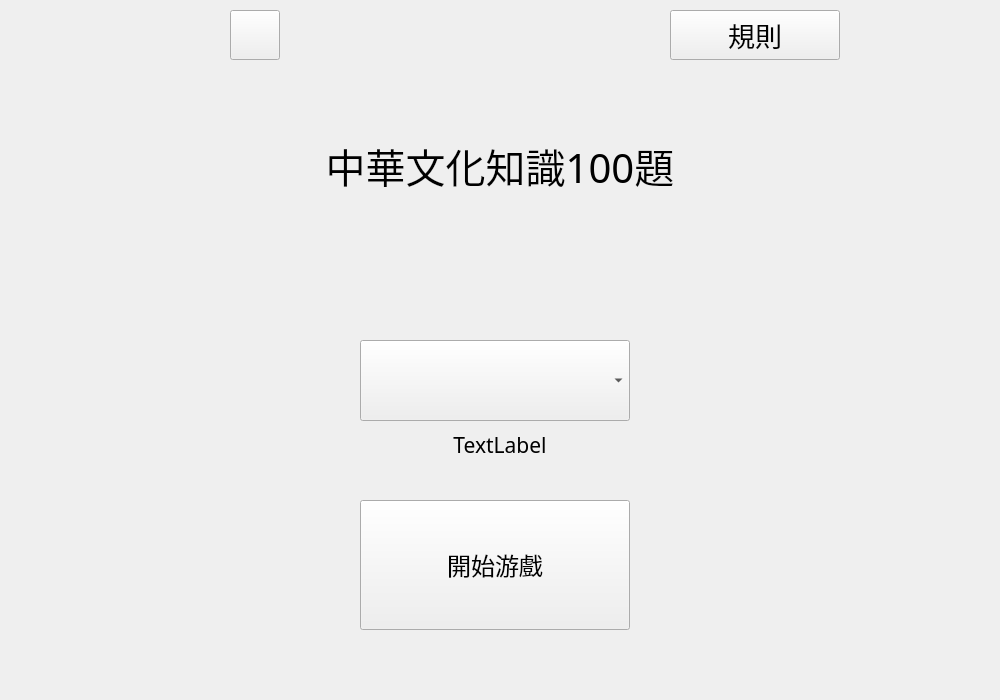
<?xml version="1.0" encoding="UTF-8"?>
<ui version="4.0">
 <class>IntroWidget</class>
 <widget class="QWidget" name="IntroWidget">
  <property name="geometry">
   <rect>
    <x>0</x>
    <y>0</y>
    <width>1000</width>
    <height>700</height>
   </rect>
  </property>
  <property name="windowTitle">
   <string>Form</string>
  </property>
  <widget class="QLabel" name="gameTitle">
   <property name="geometry">
    <rect>
     <x>235</x>
     <y>120</y>
     <width>530</width>
     <height>90</height>
    </rect>
   </property>
   <property name="font">
    <font>
     <family>Microsoft JhengHei</family>
     <pointsize>30</pointsize>
    </font>
   </property>
   <property name="text">
    <string>中華文化知識100題</string>
   </property>
   <property name="alignment">
    <set>Qt::AlignmentFlag::AlignCenter</set>
   </property>
  </widget>
  <widget class="QPushButton" name="rule">
   <property name="geometry">
    <rect>
     <x>670</x>
     <y>10</y>
     <width>170</width>
     <height>50</height>
    </rect>
   </property>
   <property name="font">
    <font>
     <family>Microsoft JhengHei</family>
     <pointsize>20</pointsize>
    </font>
   </property>
   <property name="text">
    <string>規則</string>
   </property>
  </widget>
  <widget class="QPushButton" name="startGame">
   <property name="geometry">
    <rect>
     <x>360</x>
     <y>500</y>
     <width>270</width>
     <height>130</height>
    </rect>
   </property>
   <property name="font">
    <font>
     <family>Microsoft JhengHei</family>
     <pointsize>18</pointsize>
    </font>
   </property>
   <property name="text">
    <string>開始游戲</string>
   </property>
  </widget>
  <widget class="QComboBox" name="featureBox">
   <property name="geometry">
    <rect>
     <x>360</x>
     <y>340</y>
     <width>270</width>
     <height>81</height>
    </rect>
   </property>
   <property name="font">
    <font>
     <family>Microsoft JhengHei</family>
     <pointsize>25</pointsize>
    </font>
   </property>
   <property name="styleSheet">
    <string notr="true"/>
   </property>
   <property name="currentText">
    <string notr="true"/>
   </property>
  </widget>
  <widget class="QLabel" name="gamemodeExplanation">
   <property name="geometry">
    <rect>
     <x>210</x>
     <y>430</y>
     <width>580</width>
     <height>61</height>
    </rect>
   </property>
   <property name="font">
    <font>
     <family>Microsoft JhengHei</family>
     <pointsize>16</pointsize>
    </font>
   </property>
   <property name="text">
    <string>TextLabel</string>
   </property>
   <property name="alignment">
    <set>Qt::AlignmentFlag::AlignHCenter|Qt::AlignmentFlag::AlignTop</set>
   </property>
  </widget>
  <widget class="QPushButton" name="muteSwitch">
   <property name="geometry">
    <rect>
     <x>230</x>
     <y>10</y>
     <width>50</width>
     <height>50</height>
    </rect>
   </property>
   <property name="text">
    <string/>
   </property>
   <property name="iconSize">
    <size>
     <width>40</width>
     <height>40</height>
    </size>
   </property>
  </widget>
 </widget>
 <resources/>
 <connections/>
</ui>
